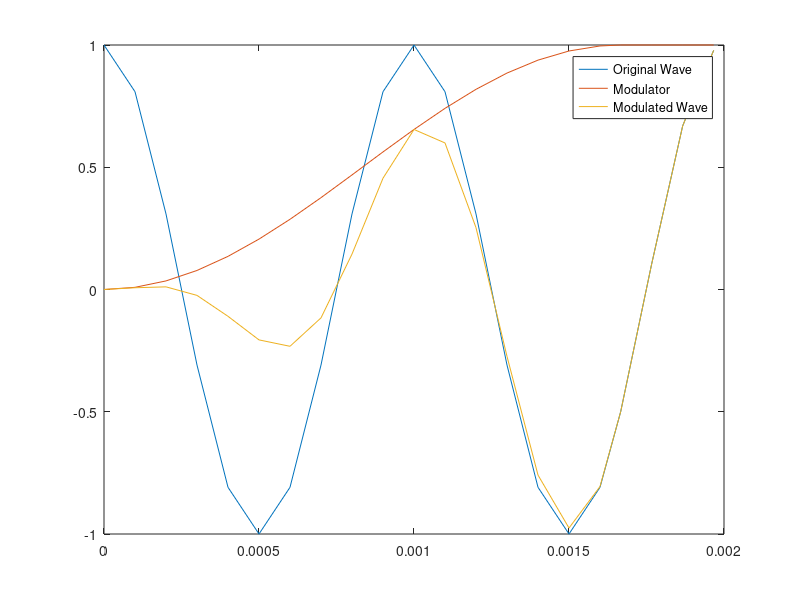
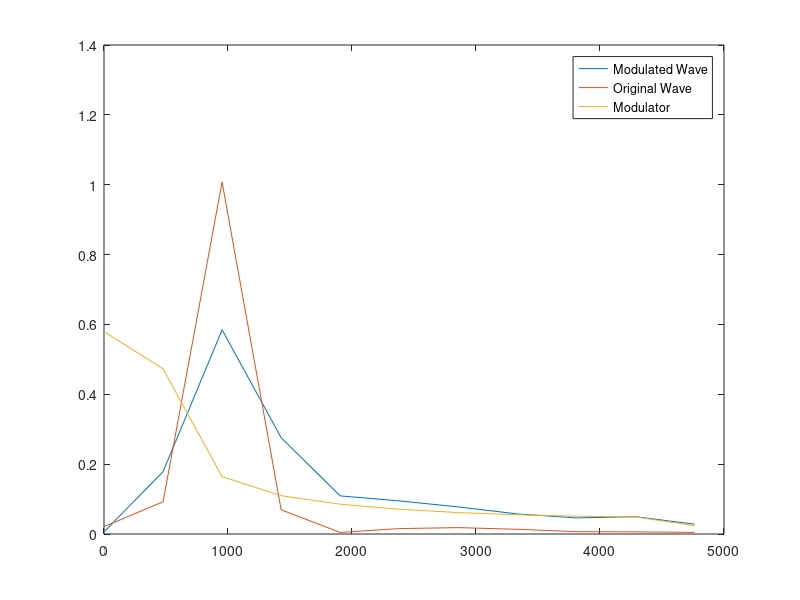

The MATLAB source for these figures, in order:
f = 1000;
fc = 300;
mult = 10;
t1 = [0:1/(mult*f):1/(2*fc)];
t2 = [1/(2*fc):1/(mult*f):2/f];
L = length(t1) + length(t2);

x1 = cos(2*pi*f*[t1 t2]);
x2 = [0.5*(1-cos(2*pi*fc*t1)) ones(1,length(t2))];

figure
plot([t1 t2],x1, [t1 t2], x2, [t1 t2], x1.*x2);
legend('Original Wave','Modulator','Modulated Wave');

figure
Y = fft(x1.*x2);
Y1 = fft(x1);
Y2 = fft(x2);
P2 = abs(Y/L);
P21 = abs(Y1/L);
P22 = abs(Y2/L);
P1 = P2(1:L/2+1);
P11 = P21(1:L/2+1);
P12 = P22(1:L/2+1);
P1(2:end-1) = 2*P1(2:end-1);
P11(2:end-1) = 2*P11(2:end-1);
P12(2:end-1) = 2*P12(2:end-1);
axis = mult*f*(0:(L/2))/L;
plot(axis,P1,axis,P11,axis,P12);
legend('Modulated Wave', 'Original Wave', 'Modulator');
